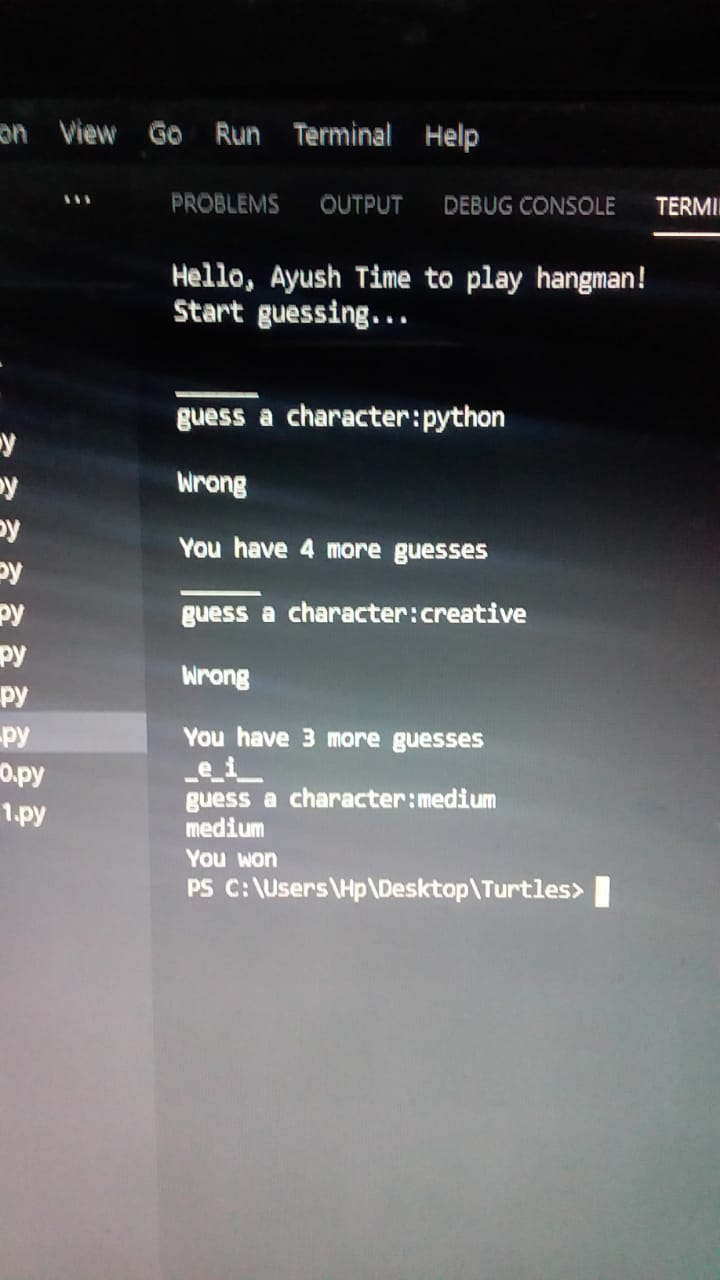
#> input picture WhatsApp Image 2021-01-19 at 17.51.43.jpeg, 720 x 1280 px
$ python BG_Subtractor.py
#> lines starting #> are read from the running program, lines starting #| are printed output that depends on the picture
#> the answer given: ../WhatsApp Image 2021-01-19 at 17.51.43.jpeg
import cv2
import numpy as np

# drawn act as a flag variable to see if ROI has been selected or not
drawn = False
ix, iy = -1, -1
# To store ROI values
rectangle = (0, 0, 0, 0)


def open_image(path):
    """
    It opens the image when a valid path is given.
    :param path: image location path
    :return:
    """
    img = cv2.imread(path)
#> img is the input picture: shape (1280, 720, 3); mean B, G, R 92.6, 91.1, 90.2
    dim = (512, 512)
    resized_image = cv2.resize(img, dim, interpolation=cv2.INTER_AREA)
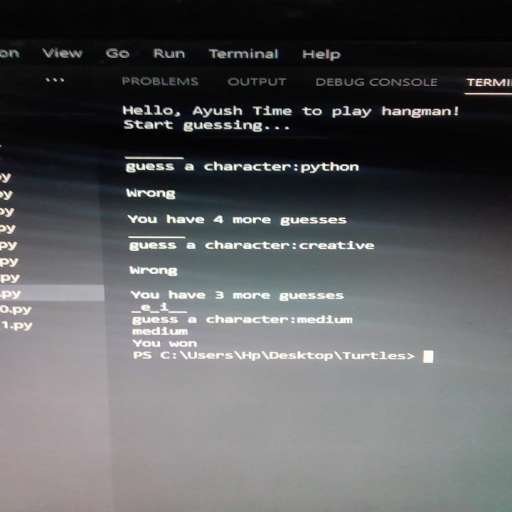
#> resized_image: shape (512, 512, 3); mean B, G, R 92.6, 91.1, 90.2
    return resized_image


# mouse callback function
def draw_rectangle(event, x, y, flags, params):
    """
    Its a mouse callback function called automatically whenever
    any event is happened on the image that is clicking any button on
    mouse or keyboard.
    """
    global ix, iy, drawn, rectangle
    if event == cv2.EVENT_LBUTTONDOWN:
        # When you click DOWN with left mouse button
        # Then we take note of where that mouse was located
        ix, iy = x, y
        cv2.circle(img, (ix, iy), 4, (0, 0, 255), -1)

    elif event == cv2.EVENT_LBUTTONUP:
        # Once you lift the mouse button
        # we complete the rectangle ie ROI is selected.
        drawn = True
        rectangle = (ix, iy, x - ix, y - iy)
        print("\nROI Selected Successfully!")


def background_sub(image):
    """
    This function:
    1. Takes image as input and
    2. Asks user to select ROI by dragging mouse pointer.
    3. Performs background subtraction.
    4. Displaying the updated image.
    5. Saving the processed image in your current directory.

    GrabCut Algorithm is used
    link : https://www.geeksforgeeks.org/python-foreground-extraction-in-an-image-using-grabcut-algorithm/

    :param image: Image on which Background subtraction is to be performed.
    :return:
    """
    global drawn

    # This names the window so we can reference it
    cv2.namedWindow(winname='BG Subractor')
    # Connects the mouse button to our callback function
    cv2.setMouseCallback('BG Subractor', draw_rectangle)

    print("\nSelect ROI from mouse pointer.")

    # Creating mask, background and foregound models for Grabcut Algorithm
    black_mask = np.zeros(image.shape[:2], np.uint8)
    background = np.zeros((1, 65), np.float64)
    foreground = np.zeros((1, 65), np.float64)

    while True:  # Runs forever until we break with Esc key on keyboard

        # If ROI is selected
        if drawn:
            print("\nPerforming Background Subtraction")
            # Using Grabcut Algorithm only when ROI is drawn and saved in
            # variable named rectangle
            cv2.grabCut(image, black_mask, rectangle,
                        background, foreground,
                        5, cv2.GC_INIT_WITH_RECT)

            # mask with 1 and 4 denotes foreground
            # mask with 2 and 0 denotes background so converting the bg pixels into black
            mask2 = np.where((black_mask == 2) | (
                black_mask == 0), 0, 1).astype('uint8')

            # multiplying mask2 with original image so that we can get our resultant
            image = image * mask2[:, :, np.newaxis]

            # For saving the file
            cv2.imwrite('Bg_removed.jpg', image)
            print(f'\nBg_removed.jpg saved in your current directory!')
            print('Great Success!!!')

            # Once the processing has been done setting drawn to False
            drawn = False

        # Shows the resultant image in image window
        cv2.imshow('BG Subractor', image)

        # Press ESC to exit
        if cv2.waitKey(1) & 0xFF == 27:
#> (key Esc is pressed here)
            break

    # It closes all windows (just in case you have multiple windows called)
    cv2.destroyAllWindows()


if __name__ == '__main__':
    loc = input('Enter image path: ')
    img = open_image(loc)
    background_sub(img)
